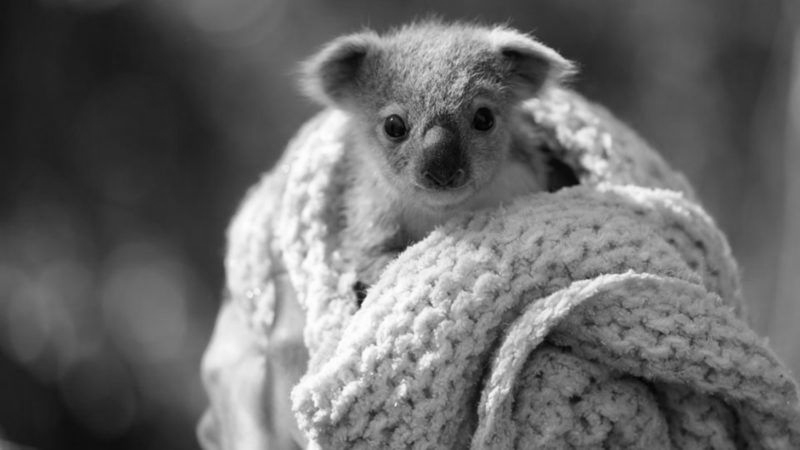
#> input picture kolala_bw.jpeg, 800 x 450 px
$ python main.py
#> lines starting #> are read from the running program, lines starting #| are printed output that depends on the picture
from PIL import Image
from numpy import asarray
import pywt.data
import numpy as np
import pywt
from matplotlib import pyplot as plt
from pywt._doc_utils import wavedec2_keys, draw_2d_wp_basis

# https://pywavelets.readthedocs.io/en/latest/
# https://stackoverflow.com/questions/22937589/how-to-add-noise-gaussian-salt-and-pepper-etc-to-image-in-python-with-opencv
# https://pywavelets.readthedocs.io/en/latest/

# load the image
image = Image.open('kolala_bw.jpeg')
#> image is the input picture: PIL image 800x450 L; min 1, max 255, mean 105.3

# initial printing
def print_original():
    global original
    # convert image to numpy array
    original = asarray(image)
    print(type(original))
#| <class 'numpy.ndarray'>
    # summarize shape
    print(original.shape)
#| (450, 800)


# single resolution with or without noise in wavelets
def single_resolution(add_noise = False):

    # Wavelet transform of image
#> called with add_noise = False
    titles = ['LL', ' LH', 'HL', 'HH']
    coeffs2 = pywt.dwt2(original, 'haar')

    # Coefficients
    LL, (LH, HL, HH) = coeffs2
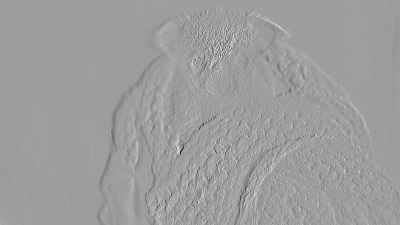
#> HL: shape (225, 400) float64; min -105, max 65, mean 0; drawn with min black and max white
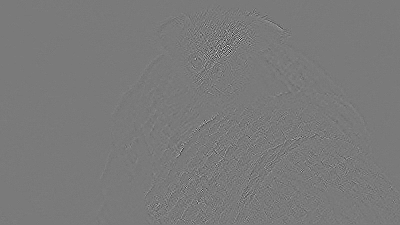
#> HH: shape (225, 400) float64; min -29, max 31.5, mean 0; drawn with min black and max white
    fig = plt.figure(figsize=(12, 3))

    coeffArray = [LL, LH, HL, HH]

    for i in range(0, len(coeffArray)):

        a = coeffArray[i]

        # if add_noise add a simple gaussian noise with a sigma of 5
        if add_noise:
            row, col = a.shape
            mean = 1
            sigma = 25
            gauss = np.random.normal(mean, sigma, (row, col))
            gauss = gauss.reshape(row, col)
            noisy = a + gauss
            a = noisy
            coeffArray[i] = a

        # outputs
        ax = fig.add_subplot(1, 4, i + 1)
        ax.imshow(a, interpolation="nearest", cmap=plt.cm.gray)

        if add_noise:
            ax.set_title(titles[i] + " Noisy", fontsize=10)
        else:
            ax.set_title(titles[i], fontsize=10)

        ax.set_xticks([])
        ax.set_yticks([])
#> this loop made 4 passes
#> after the loop, coeffArray = 4 items
    fig.tight_layout()

    # plotting
    plt.show()

    myTupel = coeffArray[0], (coeffArray[1], coeffArray[2], coeffArray[3])

    result = pywt.idwt2(myTupel, 'haar')

    fig, ax = plt.subplots()
    ax.set_title("Result")
    ax.imshow(result, interpolation="nearest", cmap=plt.cm.gray)
    plt.show()


def multi_resolution():
    x = original
    shape = x.shape
#> shape = (450, 800)

    # amount of levels
    max_lev = 3

    fig, axes = plt.subplots(2, 4, figsize=[14, 8])
    for level in range(0, max_lev + 1):
        if level == 0:
            # show original image before decomposition
            axes[0, 0].set_axis_off()
            axes[1, 0].imshow(x, cmap=plt.cm.gray)
            axes[1, 0].set_title('Image')
            axes[1, 0].set_axis_off()
            continue

        # plot boundaries
        draw_2d_wp_basis(shape, wavedec2_keys(level), ax=axes[0, level], label_levels=max_lev)
        axes[0, level].set_title('{} level\ndecomposition'.format(level))

        # compute the 2D DWT
        c = pywt.wavedec2(x, 'haar', level=level)

        # normalize
        c[0] /= np.abs(c[0]).max()
        for detail_level in range(level):
            c[detail_level + 1] = [d / np.abs(d).max() for d in c[detail_level + 1]]

        # normalized coefficients
        arr, slices = pywt.coeffs_to_array(c)

        axes[1, level].imshow(arr, cmap=plt.cm.gray)
        axes[1, level].set_title('Coefficients\n({} level)'.format(level))
        axes[1, level].set_axis_off()
    plt.tight_layout()
    plt.show()
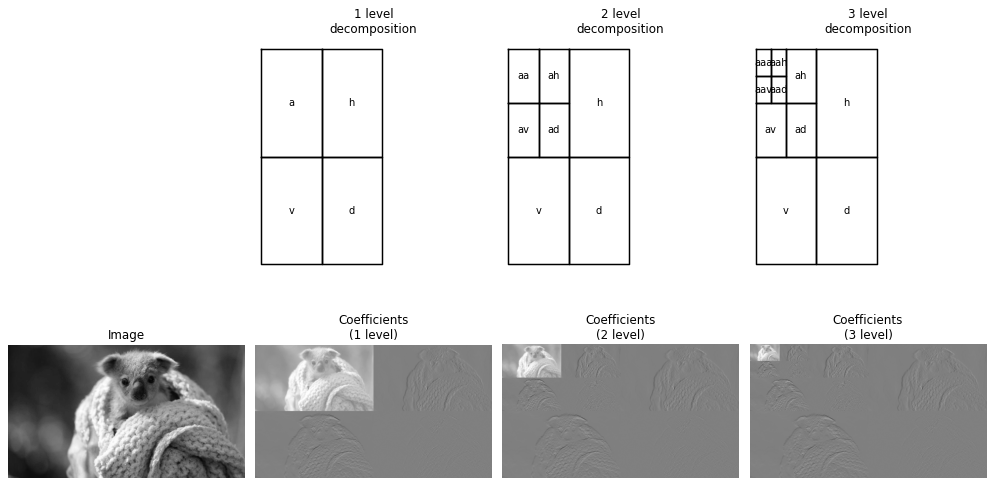
#> figure drawn by matplotlib, 7 panels


print_original()
single_resolution()
multi_resolution()
single_resolution(add_noise=True)
#> call 2 of single_resolution, with add_noise = True
#> the loop in single_resolution (call 2), `for i in range(0, len(coeffArray)): ` made 4 passes
#> pass 1, in single_resolution (call 2), `noisy = a + gauss`:
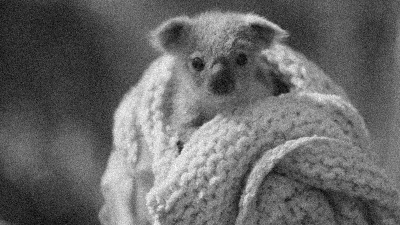
#> noisy: shape (225, 400) float64; min -46.06, max 581.2, mean 211.5; drawn with min black and max white
#> pass 2, in single_resolution (call 2), `gauss = np.random.normal(mean, sigma, (row, col))`:
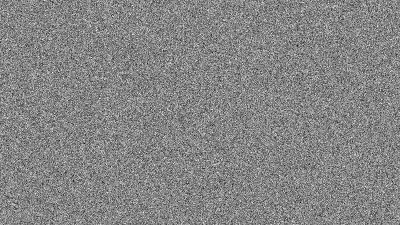
#> gauss: shape (225, 400) float64; min -116.4, max 108.1, mean 1.2; drawn with min black and max white
#> in single_resolution (call 2), `plt.show()`:
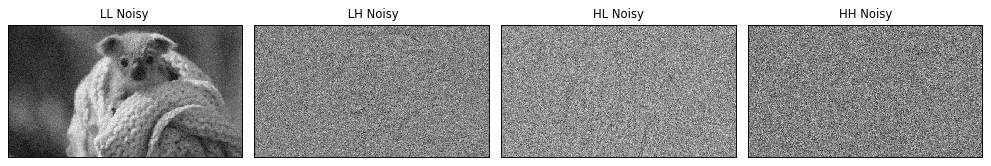
#> figure drawn by matplotlib, 4 panels
#> in single_resolution (call 2), `result = pywt.idwt2(myTupel, 'haar')`:
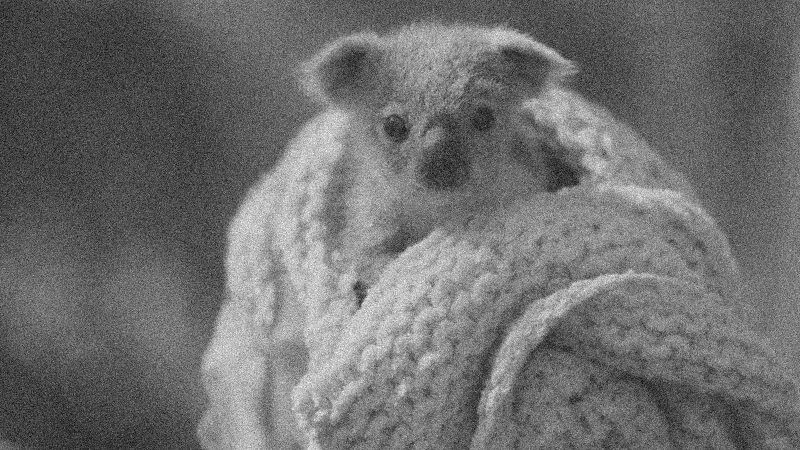
#> result: shape (450, 800) float64; min -78.81, max 344.1, mean 105.8; drawn with min black and max white
